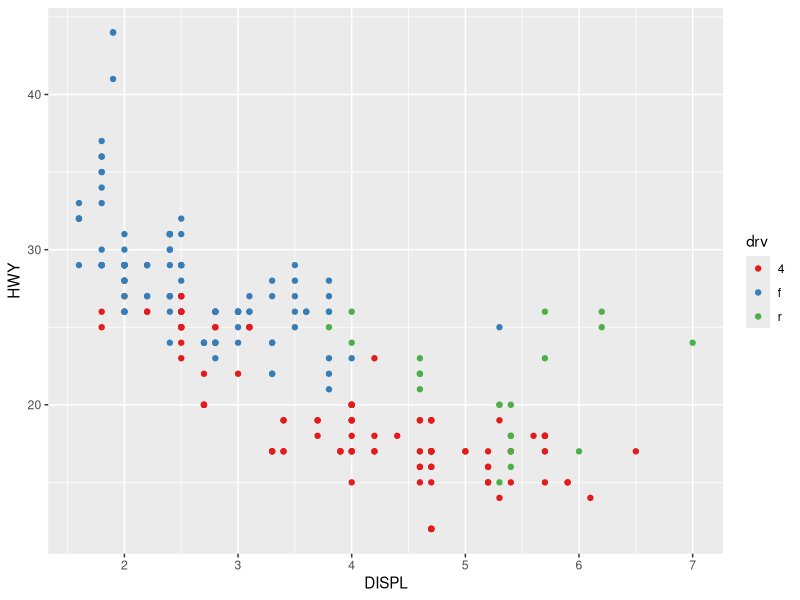
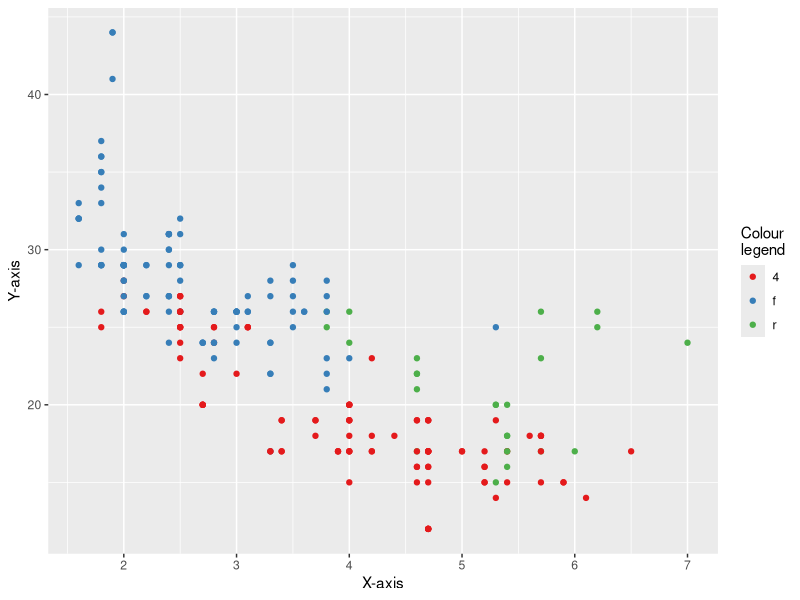
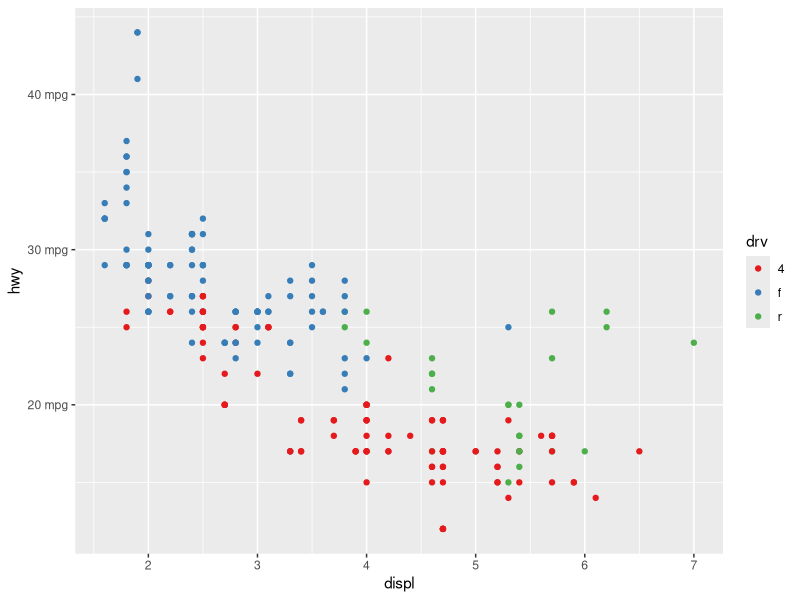
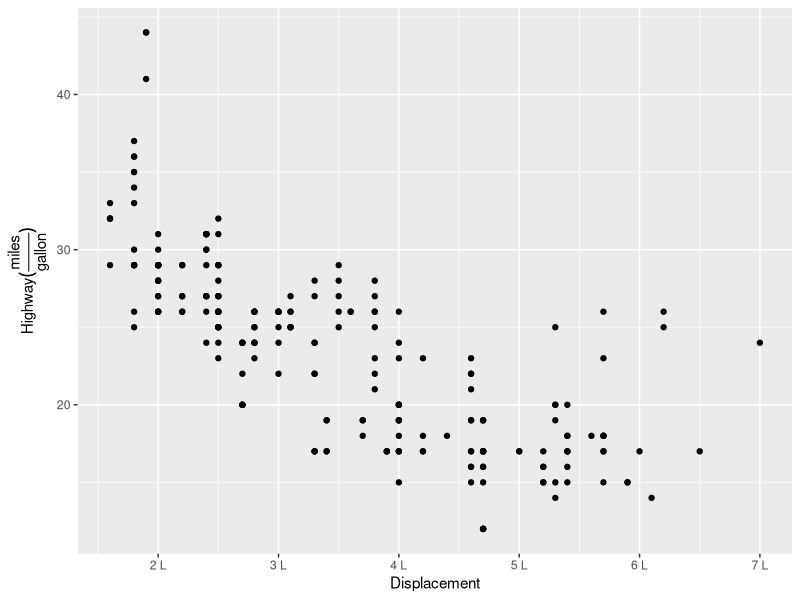
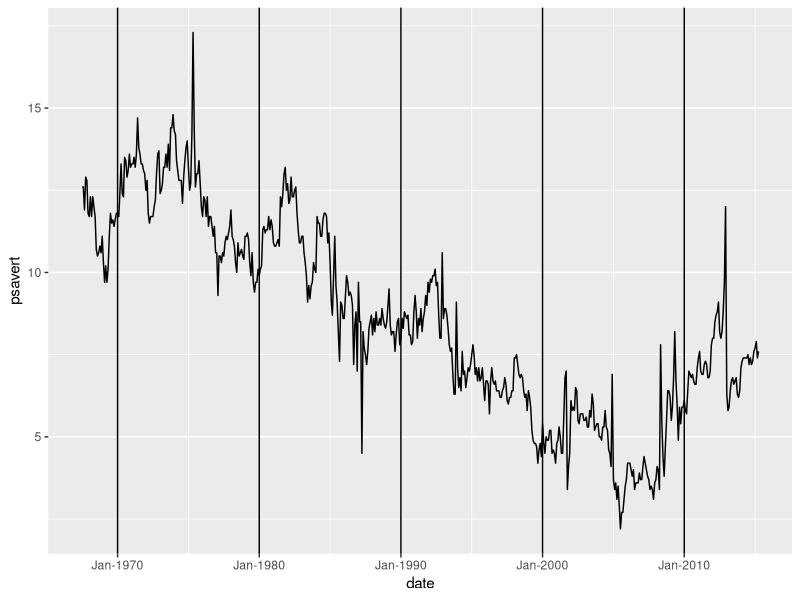
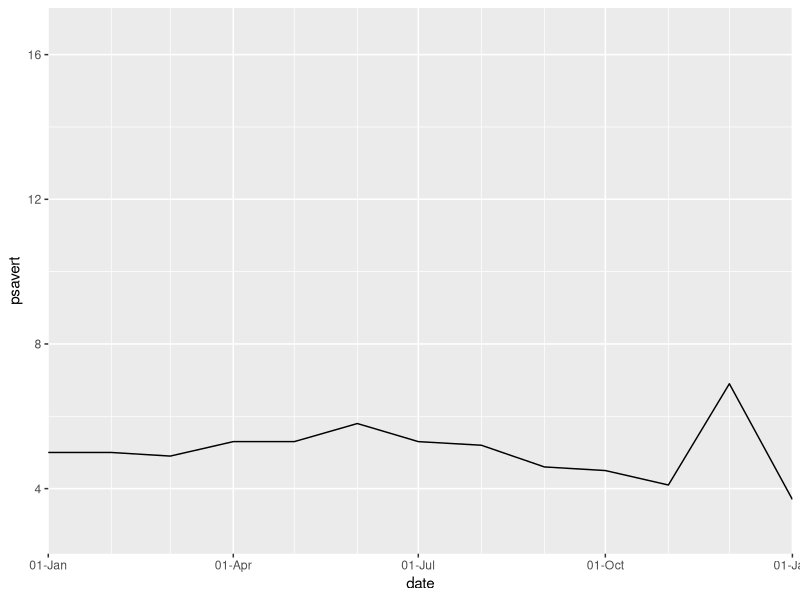
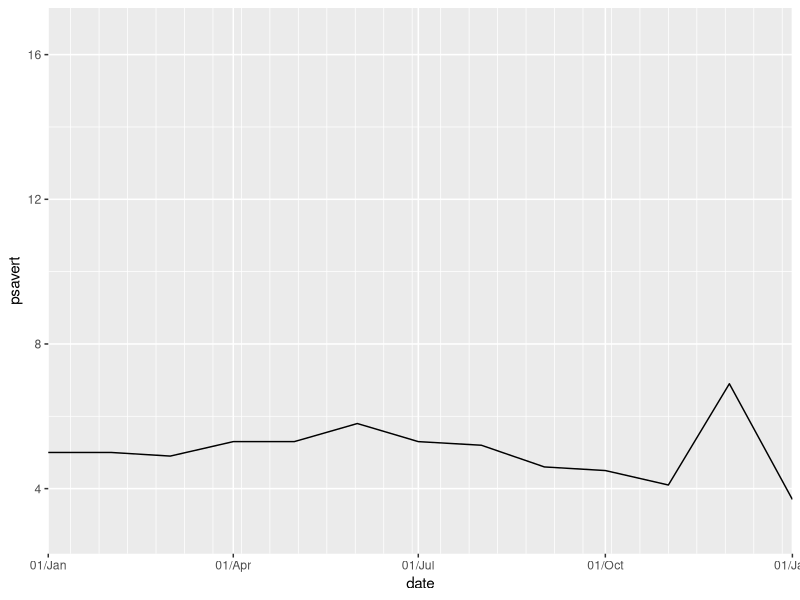

These figures' R source, in order:
#Chapter 13
library(tidyverse)
library(dplyr)
library(ggplot2)

#Scale names
ggplot(data = mpg, aes(x = displ, y = hwy)) +
  geom_point(aes(colour = drv))+
  scale_color_brewer(palette = "Set1") +
  xlab("DISPL") +
  ylab("HWY")

#Or
ggplot(data = mpg, aes(x = displ, y = hwy)) +
  geom_point(aes(colour = drv))+
  scale_color_brewer(palette = "Set1") +
  labs(x = "X-axis", y = "Y-axis", colour = "Colour\nlegend")


#Scale Breaks and Labels
#The breaks argument controls which values appear as tick marks on axes
#and keys on legends. If you set labels, you must also set breaks
ggplot(data = mpg, aes(x = displ, y = hwy)) +
  geom_point(aes(colour = drv))+
  scale_color_brewer(palette = "Set1") +
  scale_y_continuous(labels = scales::unit_format(unit = "mpg"))

#Excercises 13.2.2
ggplot(data = mpg, aes(x = displ, y = hwy)) +
  geom_point() +
  labs(x = "Displacement", y = quote(Highway (frac(miles, gallon)))) +
  scale_x_continuous(labels = scales::unit_format(unit = "L")) +
  labs(fontsize = 10)

#Dates: A special case
#Relevant conversion of dates using as.Date(), as.POSIXct() or hms::as_hms()
ggplot(data = economics, aes(x = date, y = psavert)) +
  geom_line() +
  scale_x_date(date_labels = c("%b-%Y")) +
  geom_vline(xintercept = as.Date(c("1970-01-01", "1980-01-01", "1990-01-01", "2000-01-01", "2010-01-01")))

#Selecting a date range
ggplot(data = economics, aes(x = date, y = psavert)) +
  geom_line() +
  scale_x_date(limits = as.Date(c("2004-01-01", "2005-01-01")) ,date_labels = c("%d-%b"), date_minor_breaks = "1 month", expand = c(0,0)) +
  scale_y_continuous(expand = c(0,0))

ggplot(data = economics, aes(x = date, y = psavert)) +
  geom_line() +
  scale_x_date(limits = as.Date(c("2004-01-01", "2005-01-01")) ,date_labels = c("%d/%b"), date_minor_breaks = "2 weeks", expand = c(0,0)) +
  scale_y_continuous(expand = c(0,0))















  
  
  
  
  